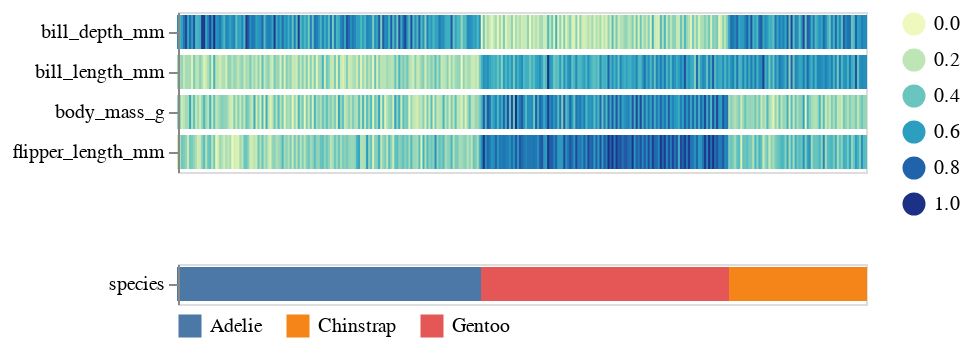

The code cell stored with this chart in its notebook:
### Markdown cell above
The 0-1 rescaled heatmap shows the structure of the data in each column
much more clarly than the heatmap with the raw values.
To understand the origins of structure in the data,
we can add an additional row below the numerical heatmap,
which is colored according to a categorical column.
In the plot below,
we can see that the penguin species membership
seems to be coincide with the variation in the numerical columns.
You can hover over both the numerical and categorical observations
to view their exact value.

### Code cell
aly.heatmap(penguins, color='species')

### Figure 1 — Vega-Lite specification as saved in the notebook (floating-point values rounded to 4 significant figures; data arrays with more than 128 entries replaced by an {"elided": "..."} marker saying what was removed)
{"config": {"view": {"continuousWidth": 400, "continuousHeight": 300}}, "vconcat": [{"data": {"name": "data-1bfd9ecf88ea94bd3f6f3074acdce7c3"}, "mark": {"type": "rect", "height": 16}, "encoding": {"color": {"type": "quantitative", "field": "value", "legend": {"orient": "right", "type": "gradient"}, "scale": {"scheme": "yellowgreenblue"}, "title": null}, "stroke": {"type": "quantitative", "field": "value", "scale": {"scheme": "yellowgreenblue"}}, "tooltip": {"type": "quantitative", "field": "value"}, "x": {"type": "ordinal", "axis": null, "field": "index", "title": null}, "y": {"type": "nominal", "field": "key", "title": null}}, "transform": [{"window": [{"op": "count", "as": "index"}]}, {"fold": ["bill_length_mm", "bill_depth_mm", "flipper_length_mm", "body_mass_g"]}], "width": 344}, {"data": {"name": "data-77105098c5e90a9376153d658551b682"}, "mark": {"type": "rect", "height": 16}, "encoding": {"color": {"type": "nominal", "field": "value", "legend": {"offset": 5, "orient": "bottom"}, "scale": {"scheme": "tableau10"}, "title": null}, "stroke": {"type": "nominal", "field": "value", "scale": {"scheme": "tableau10"}}, "tooltip": {"type": "nominal", "field": "value"}, "x": {"type": "ordinal", "axis": null, "field": "index", "title": null}, "y": {"type": "nominal", "field": "key", "title": null}}, "transform": [{"window": [{"op": "count", "as": "index"}]}, {"fold": ["species"]}], "width": 344}], "$schema": "https://vega.github.io/schema/vega-lite/v4.8.1.json", "datasets": {"data-1bfd9ecf88ea94bd3f6f3074acdce7c3": {"elided": "344 records"}, "data-77105098c5e90a9376153d658551b682": {"elided": "344 records"}}}
